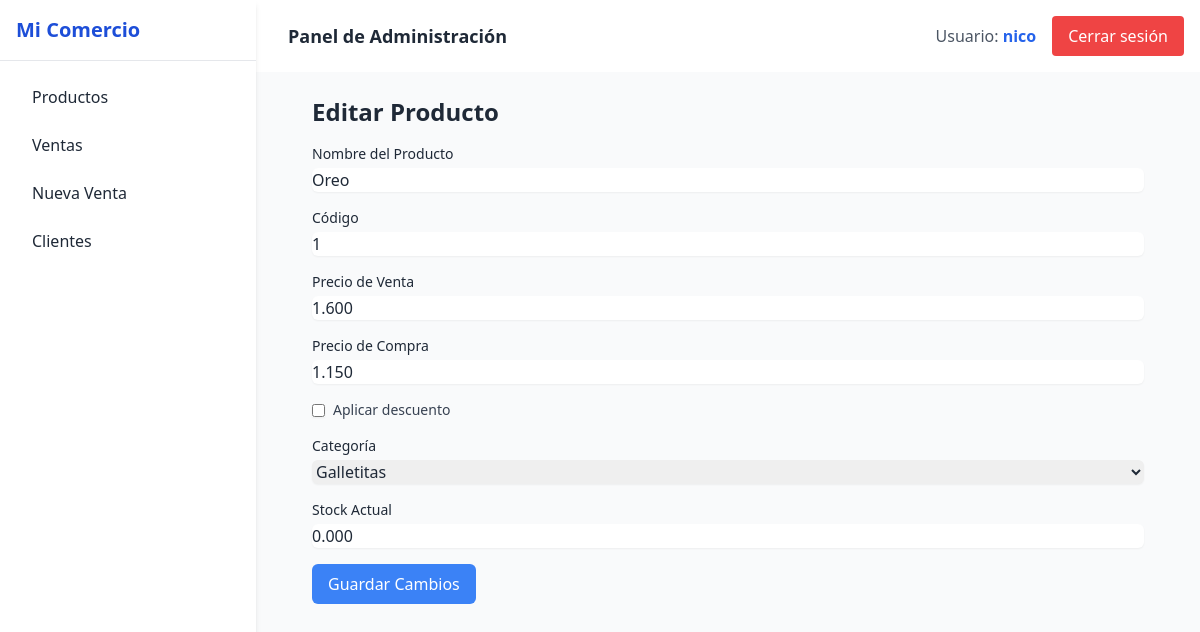
The app's page /productos/productos/editar/1/ (signed in), older data.
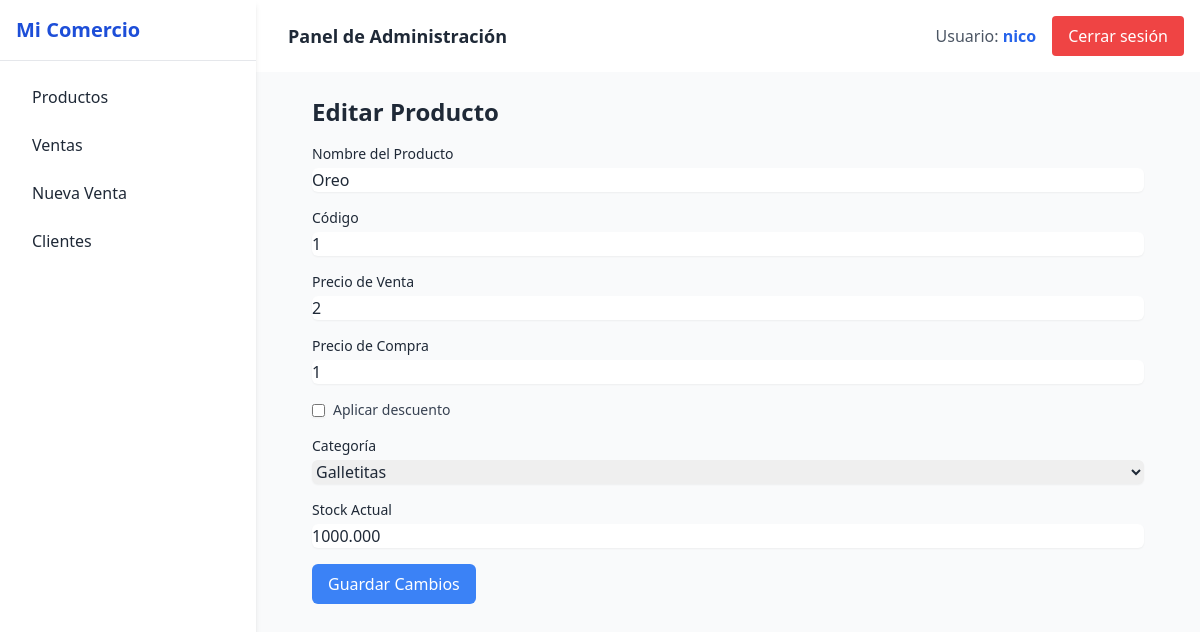
The same page, newer data.
### productos/models.py (models this page shows, shortened)
class Producto(models.Model):
    TIPO_VENTA_CHOICES = [
        ('unidad', 'Unidad'),
        ('kilo', 'Kilo'),
    ]
    nombre = models.CharField(max_length=100)
    codigo = models.CharField(max_length=50, unique=True)
    categoria = models.ForeignKey(Categoria, on_delete=models.CASCADE)
    precio_venta = models.DecimalField(max_digits=10, decimal_places=3)
    precio_compra = models.DecimalField(max_digits=10, decimal_places=3, default=0)
    stock_actual = models.DecimalField(max_digits=10, decimal_places=3)
    tipo_venta = models.CharField(max_length=10, choices=TIPO_VENTA_CHOICES, default='unidad')
    empresa = models.ForeignKey(Empresa, on_delete=models.CASCADE)
    aplica_descuento = models.BooleanField(default=False)
    cantidad_minima_descuento = models.PositiveIntegerField(null=True, blank=True)
    porcentaje_descuento = models.DecimalField(max_digits=5, decimal_places=2, null=True, blank=True)

class Categoria(models.Model):
    nombre = models.CharField(max_length=100)
    descripcion = models.TextField(blank=True)
    empresa = models.ForeignKey(Empresa, on_delete=models.CASCADE)

### productos/views.py (the view, shortened to what this page needs)
# urls.py: path('productos/editar/<int:id>/', views.editar_producto, name='editar_producto'),
@login_required
def editar_producto(request, id):
    producto = get_object_or_404(Producto, id=id, empresa=request.user.empresa)
    categorias = Categoria.objects.filter(empresa=request.user.empresa)
    return render(request, 'productos/editar_producto.html', {
        'producto': producto,
        'categorias': categorias,
    })

### productos/templatetags/custom_filters.py (called while the page is built)
@register.filter
def formato_precio(value):
    if value is None:
        return ''
    return number_format(value, force_grouping=True).replace(',', '.')

### productos/templates/productos/editar_producto.html (shortened to what this page needs)
{% extends 'base.html' %}
{% load custom_filters %}
{% block content %}
<div class="max-w-7xl mx-auto px-2 sm:px-6 lg:px-8">
    <h1 class="text-2xl font-semibold mb-4">Editar Producto</h1>
    <form method="POST">
        <div class="space-y-4">
            <div>
                <label for="nombre" class="block text-sm font-medium">Nombre del Producto</label>
                <input type="text" id="nombre" name="nombre" value="{{ producto.nombre }}" class="mt-1 block w-full rounded-md border-gray-300 shadow-sm">
            </div>
            <div>
                <label for="codigo" class="block text-sm font-medium">Código</label>
                <input type="text" id="codigo" name="codigo" value="{{ producto.codigo|floatformat:0|formato_precio }}" class="mt-1 block w-full rounded-md border-gray-300 shadow-sm">
            </div>
            <div>
                <label for="precio_venta" class="block text-sm font-medium">Precio de Venta</label>
                <input type="number" id="precio_venta" name="precio_venta" value="{{ producto.precio_venta|floatformat:0|formato_precio }}" step="0.01" class="mt-1 block w-full rounded-md border-gray-300 shadow-sm">
            </div>
            <div>
                <label for="precio_compra" class="block text-sm font-medium">Precio de Compra</label>
                <input type="number" id="precio_compra" name="precio_compra" value="{{ producto.precio_compra|floatformat:0|formato_precio }}" step="0.01" class="mt-1 block w-full rounded-md border-gray-300 shadow-sm">
            </div>
            <div class="flex items-center gap-2">
                <input type="checkbox" id="aplica_descuento" name="aplica_descuento"
                    class="rounded border-gray-300 text-blue-600 shadow-sm"
                    {% if producto.aplica_descuento %}checked{% endif %}>
                <label for="aplica_descuento" class="text-sm font-medium text-gray-700">Aplicar descuento</label>
            </div>
            <div>
                <label for="categoria" class="block text-sm font-medium">Categoría</label>
                <select id="categoria" name="categoria" class="mt-1 block w-full rounded-md border-gray-300 shadow-sm">
                    {% for categoria in categorias %}
                        <option value="{{ categoria.id }}" {% if producto.categoria.id == categoria.id %}selected{% endif %}>{{ categoria.nombre }}</option>
                    {% endfor %}
                </select>
            </div>
            <div>
                <label for="stock_actual" class="block text-sm font-medium">Stock Actual</label>
                <input type="number" id="stock_actual" step="0.01" name="stock_actual" value="{{ producto.stock_actual }}" class="mt-1 block w-full rounded-md border-gray-300 shadow-sm">
            </div>
            <button type="submit" class="mt-4 px-4 py-2 bg-blue-500 text-white rounded-md">Guardar Cambios</button>
        </div>
    </form>
</div>
{% endblock %}

Row changes from the older to the newer data that the page shows:
changed Producto "Oreo": precio_venta "1.600" → "2"; precio_compra "1.150" → "1"; stock_actual "0.000" → "1000.000"
